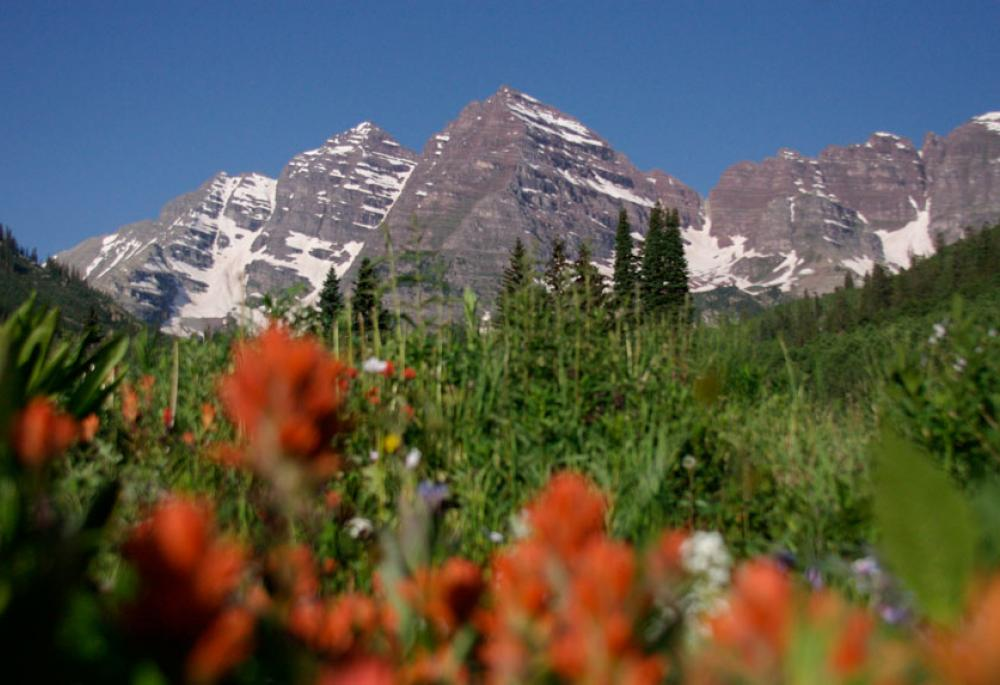
#> input picture software/userspace/system/imgview_conv/image0.jpg, 1000 x 685 px
$ python conv.py image0.jpg image1.jpg
#> lines starting #> are read from the running program, lines starting #| are printed output that depends on the picture
#! /bin/env python3

import sys
import numpy
import cv2

def preview_color(color):
  return [(color[0] >> 6) << 6, (color[1] >> 5) << 5, (color[2] >> 5) << 5]

def conv_color(color):
  r = color[2]
  g = color[1]
  b = color[0]
  return ((b>>6) + ((g>>5)<<2) + ((r>>5)<<5))

def main(inpath, outpath):
#> called with inpath = 'image0.jpg', outpath = 'image1.jpg'
  img = cv2.imread(inpath)
#> img is the input picture: shape (685, 1000, 3); mean B, G, R 78, 89.3, 90.3
  img = cv2.resize(img, (320, 200))
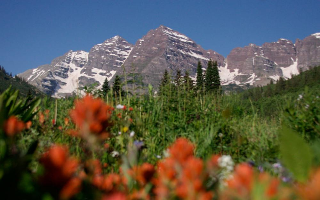
#> img: shape (200, 320, 3); mean B, G, R 77.8, 89.2, 90.2

  out = open(outpath, "wb")


  for y in range(200):
    for x in range(320):
      img[y][x] = preview_color(img[y][x])
      out.write(bytes([conv_color(img[y][x])]))
#> this loop made 200 passes
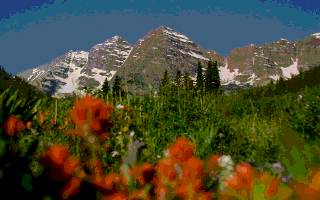
#> img: shape (200, 320, 3); mean B, G, R 50, 74.4, 75.2

  out.close()
  cv2.imshow("image", img)
  cv2.waitKey(0)

if len(sys.argv) != 3:
  print("usage: conv.py in_image out_image")
  exit(1)

main(sys.argv[1], sys.argv[2])

$ run again, on software/userspace/system/imgview_conv/image2.jpg
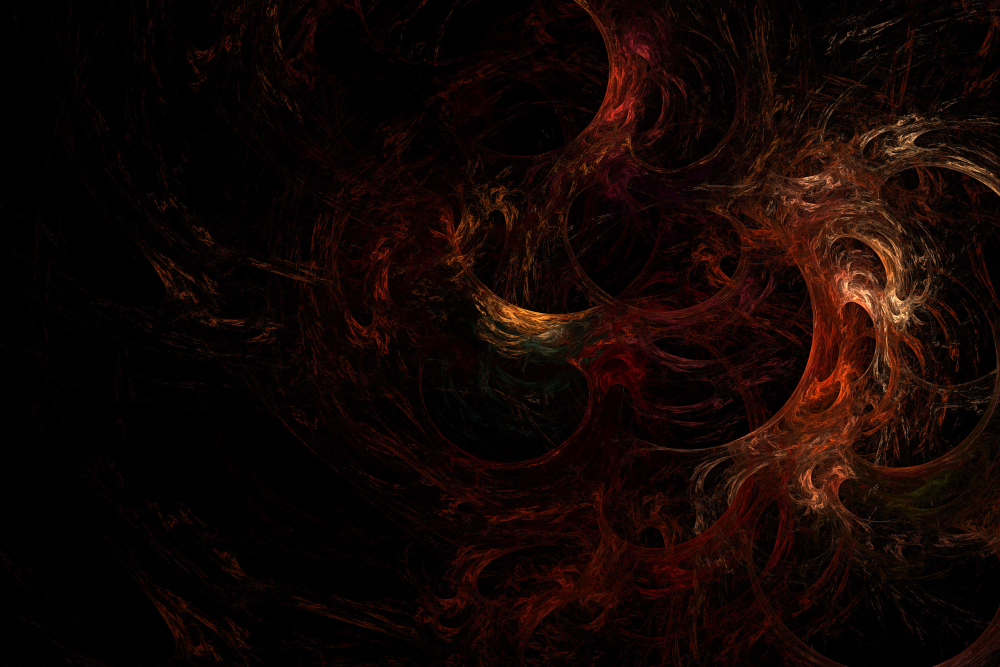
#> input picture software/userspace/system/imgview_conv/image2.jpg, 3000 x 2000 px (shown at 1/3 size)
#> in main, img is the input picture: shape (2000, 3000, 3); mean B, G, R 3.6, 6.4, 18.5
#> in main, `img = cv2.resize(img, (320, 200))`:
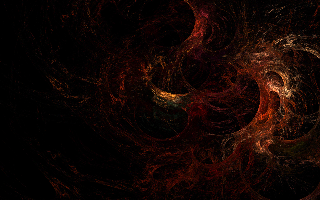
#> img: shape (200, 320, 3); mean B, G, R 3.6, 6.4, 18.5
#> the loop in main, `for y in range(200):` made 200 passes
#> after the loop in main, `for y in range(200):`:
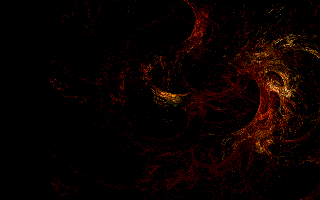
#> img: shape (200, 320, 3); mean B, G, R 0.2, 1.9, 10.4

$ run again, on software/userspace/system/imgview_conv/image3.jpg
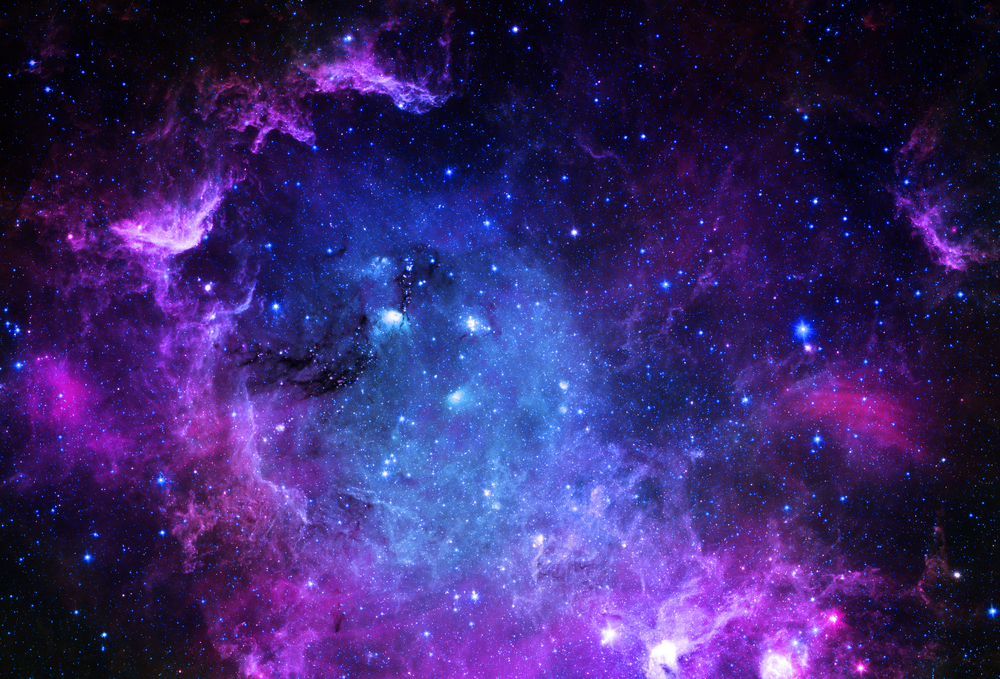
#> input picture software/userspace/system/imgview_conv/image3.jpg, 1000 x 679 px
#> in main, img is the input picture: shape (679, 1000, 3); mean B, G, R 107, 38.4, 57.2
#> in main, `img = cv2.resize(img, (320, 200))`:
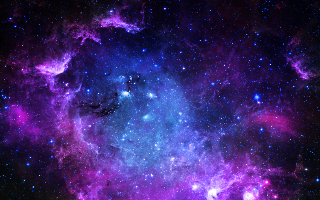
#> img: shape (200, 320, 3); mean B, G, R 106.9, 38.3, 57.1
#> the loop in main, `for y in range(200):` made 200 passes
#> after the loop in main, `for y in range(200):`:
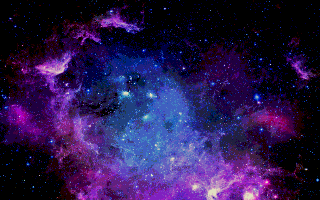
#> img: shape (200, 320, 3); mean B, G, R 75.9, 24.7, 42
